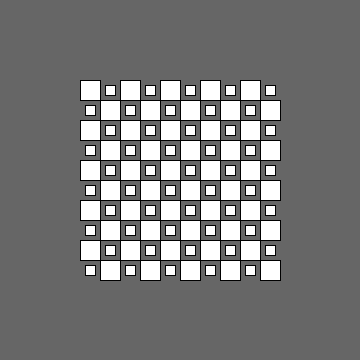
Frame 1 (no input)
Frame 60 (the mouse pressed at the canvas centre just before this capture): identical to frame 1, image omitted
Frame 120 (the mouse held since frame 60 and released just before this capture): identical to frame 1, image omitted

The Processing sketch that drew this single still picture (run headless with seeded random() and noise(); from frame 60 on, the mouse is pressed at the canvas centre):

// Processing sketch: processing_180641
// ── processing_180641.pde

void setup() {
  size(360,360);
}




void draw() {
   
   
   background(102);
   int size = 10;
   for (int i=0; i < 10; i= i+1) {
     for (int j=0; j < 10; j= j+1) {
     println(i+j);
     rectMode(CENTER);
         if ((i+j)%2==0) {
               size = 20;
         }  else {
             size=10;
         } 
     pushMatrix();
     translate(90 + i*20, 90 + j *20);
     rect(0 , 0, size,size);
     popMatrix();
     }
     
   }
   
}
